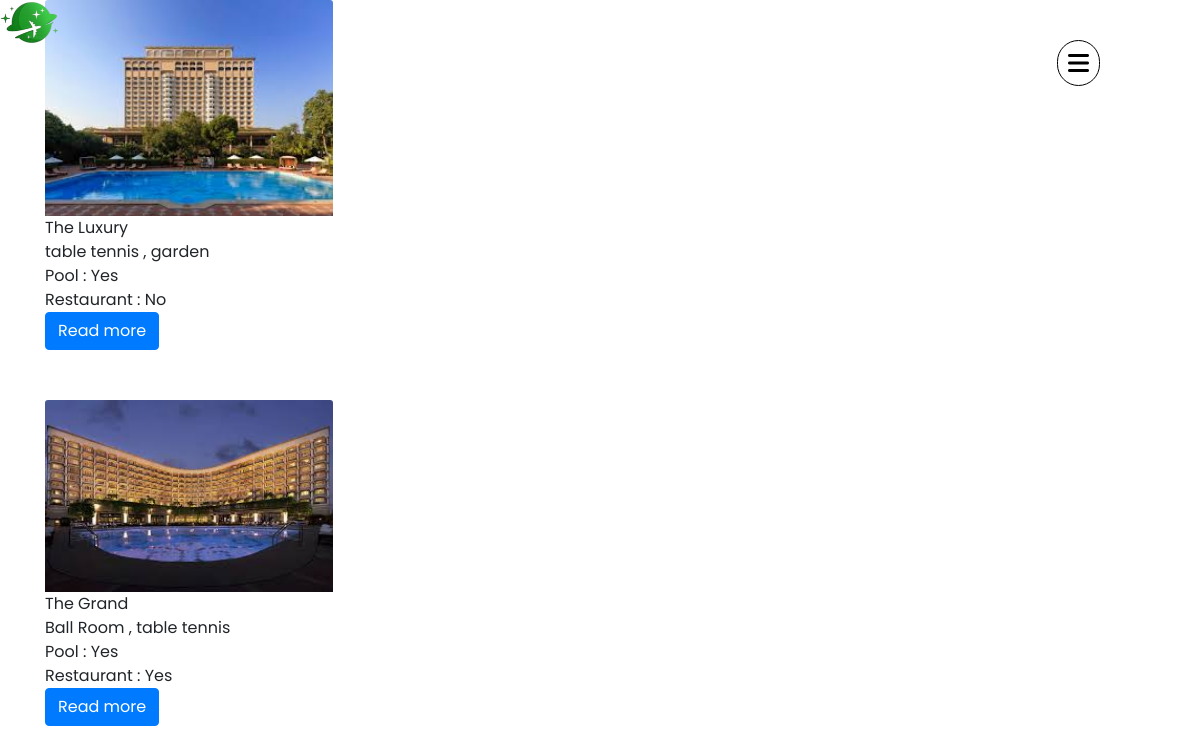
The page /allhotel (signed in) on the database its author committed.
### dpsr/models.py (models this page shows, shortened)
class Hotel(db.Model , UserMixin):
    __tablename__ = 'hotel'
    id = db.Column(db.Integer , primary_key = 'True')
    name = db.Column(db.Integer)
    total_rooms = db.Column(db.Integer)
    available_rooms = db.Column(db.Integer)
    picture = db.Column(db.String)
    pool = db.Column(db.String)
    restaurant = db.Column(db.String)
    other = db.Column(db.String)
    location = db.Column(db.String)
    description = db.Column(db.String)
    dates = db.relationship('Hoteldate' , backref = 'hotel' , lazy = 'dynamic')

### dpsr/hotel/views.py (the view)
@hotels.route('/allhotel' , methods = ['GET' , 'POST'])
@login_required
def all_hotel():
    hotel = Hotel.query.order_by(Hotel.total_rooms.desc())
    return render_template('all_hotel.htm' , hotel = hotel)

### dpsr/models.py (called while the page is built)
@login_manager.user_loader
def load_user(user_id):
    return User.query.get(user_id)

### dpsr/templates/all_hotel.htm
{%extends 'base.htm'%}
{%block content%}
{%for h in hotel%}
  <div class="container" style="height:25rem;">
    <a href="{{url_for('static' , filename = h.picture)}}">
    <img style="width:18rem;" src="{{url_for('static' , filename = h.picture)}}" class="card-img-top" alt="image can't load">
  </a><br>
    {{h.name}}<br>
    {{h.other}}<br>
    Pool : {{h.pool}}<br>
    Restaurant : {{h.restaurant}}<br>
    <a href="{{url_for('hotels.single_hotel' , hotel_id = h.id)}}" class = 'btn btn-primary'>Read more</a>
  </div>
{%endfor%}
{%endblock%}

### dpsr/static/style.css (style rules this page uses)
body { font-family: 'Poppins', sans-serif; }
html { scroll-behavior: smooth; }
* { margin: 0; padding: 0; box-sizing: border-box; }
a { text-decoration: none !important; }
.container { width: 100%; height: 100vh; position: relative; margin: 0 auto; }

### rows shown on the page
Hotel: picture (picture), name "The Luxury", other "table tennis , garden", pool "Yes", restaurant "No"
Hotel: picture (picture), name "The Grand", other "Ball Room , table tennis", pool "Yes", restaurant "Yes"
